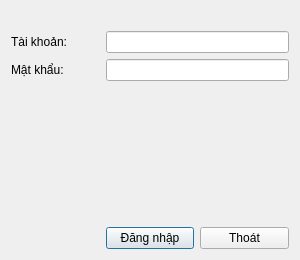
<?xml version="1.0" encoding="UTF-8"?>
<ui version="4.0">
 <class>LoginDialog</class>
 <widget class="QDialog" name="LoginDialog">
  <property name="geometry">
   <rect>
    <x>0</x>
    <y>0</y>
    <width>300</width>
    <height>260</height>
   </rect>
  </property>
  <property name="windowTitle">
   <string>Đăng nhập hệ thống</string>
  </property>
  <property name="modal">
   <bool>true</bool>
  </property>
  <layout class="QGridLayout" name="gridLayout_2">
   <item row="0" column="0">
    <widget class="QLabel" name="label_3">
     <property name="text">
      <string/>
     </property>
     <property name="pixmap">
      <pixmap resource="../Resources/myicon/myicon.qrc">:/myicon/Login.png</pixmap>
     </property>
     <property name="alignment">
      <set>Qt::AlignCenter</set>
     </property>
    </widget>
   </item>
   <item row="1" column="0">
    <layout class="QGridLayout" name="gridLayout">
     <item row="0" column="0">
      <widget class="QLabel" name="label">
       <property name="text">
        <string>Tài khoản:</string>
       </property>
      </widget>
     </item>
     <item row="1" column="1" colspan="2">
      <widget class="QLineEdit" name="passwordLed">
       <property name="echoMode">
        <enum>QLineEdit::Password</enum>
       </property>
      </widget>
     </item>
     <item row="4" column="2">
      <widget class="QPushButton" name="cancelBtn">
       <property name="text">
        <string>Thoát</string>
       </property>
       <property name="autoDefault">
        <bool>false</bool>
       </property>
      </widget>
     </item>
     <item row="4" column="1">
      <widget class="QPushButton" name="loginBtn">
       <property name="text">
        <string>Đăng nhập</string>
       </property>
       <property name="default">
        <bool>true</bool>
       </property>
      </widget>
     </item>
     <item row="1" column="0">
      <widget class="QLabel" name="label_2">
       <property name="text">
        <string>Mật khẩu:</string>
       </property>
      </widget>
     </item>
     <item row="0" column="1" colspan="2">
      <widget class="QLineEdit" name="accountLed"/>
     </item>
     <item row="3" column="1">
      <spacer name="verticalSpacer">
       <property name="orientation">
        <enum>Qt::Vertical</enum>
       </property>
       <property name="sizeHint" stdset="0">
        <size>
         <width>20</width>
         <height>40</height>
        </size>
       </property>
      </spacer>
     </item>
     <item row="2" column="1" colspan="2">
      <widget class="QLabel" name="noticeLbl">
       <property name="text">
        <string/>
       </property>
      </widget>
     </item>
    </layout>
   </item>
  </layout>
 </widget>
 <layoutdefault spacing="6" margin="11"/>
 <tabstops>
  <tabstop>accountLed</tabstop>
  <tabstop>passwordLed</tabstop>
  <tabstop>loginBtn</tabstop>
  <tabstop>cancelBtn</tabstop>
 </tabstops>
 <resources>
  <include location="../Resources/myicon/myicon.qrc"/>
  <include location="../Resources/myicon/myicon.qrc"/>
  <include location="../../Resources/myicon/myicon.qrc"/>
 </resources>
 <connections/>
</ui>
